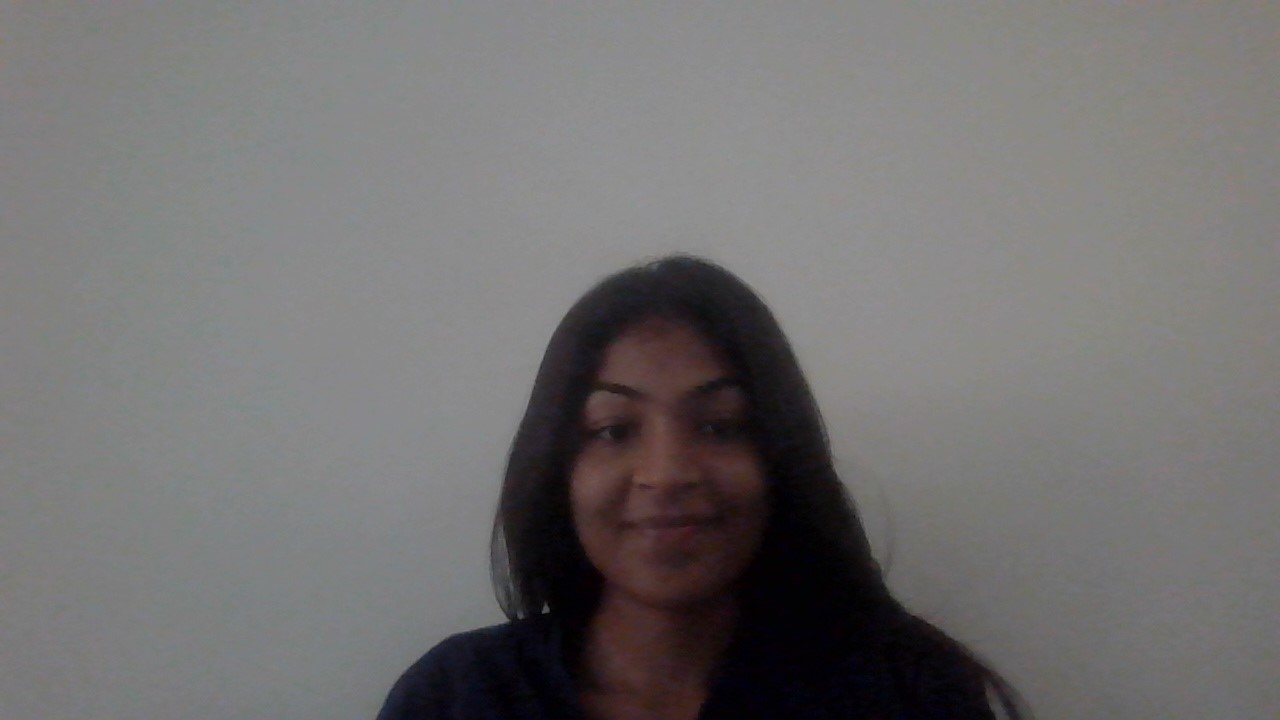
#> input picture FOSIP/me1.jpg, 1280 x 720 px
$ python app7.py   (older library calls are emulated)
#> lines starting #> are read from the running program, lines starting #| are printed output that depends on the picture
import cv2
import numpy as np
import matplotlib.pyplot as plt

# Define the kernel for spatial filtering
kernel = np.ones((3, 3), np.float32) / 9.0  # Adjust coefficients as needed

def spatial_filtering_refresher(original_image):
    smoothed_image = cv2.filter2D(original_image, -1, kernel)
    return smoothed_image

def sharpening_spatial_filters(image):
    derivative1 = cv2.Sobel(image, cv2.CV_64F, 1, 0, ksize=3)
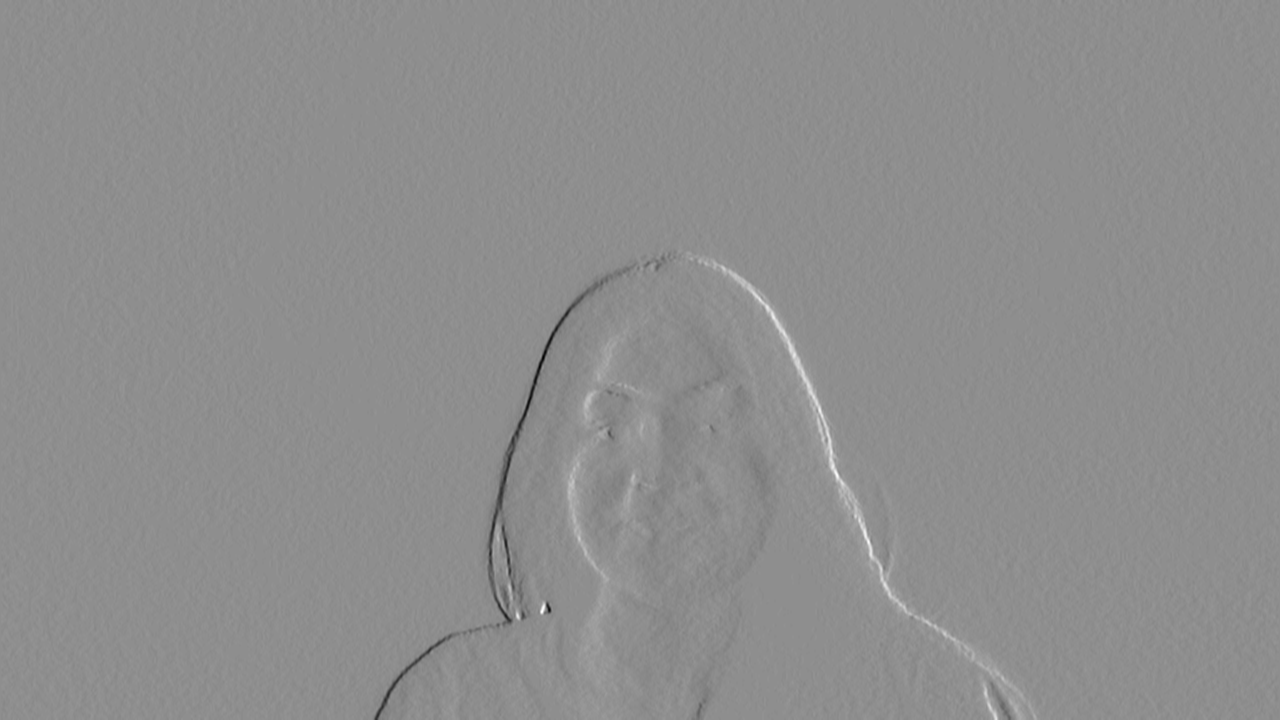
#> derivative1: shape (720, 1280) float64; min -197, max 156, mean 0; drawn with min black and max white
    laplacian = cv2.Laplacian(image, cv2.CV_64F)
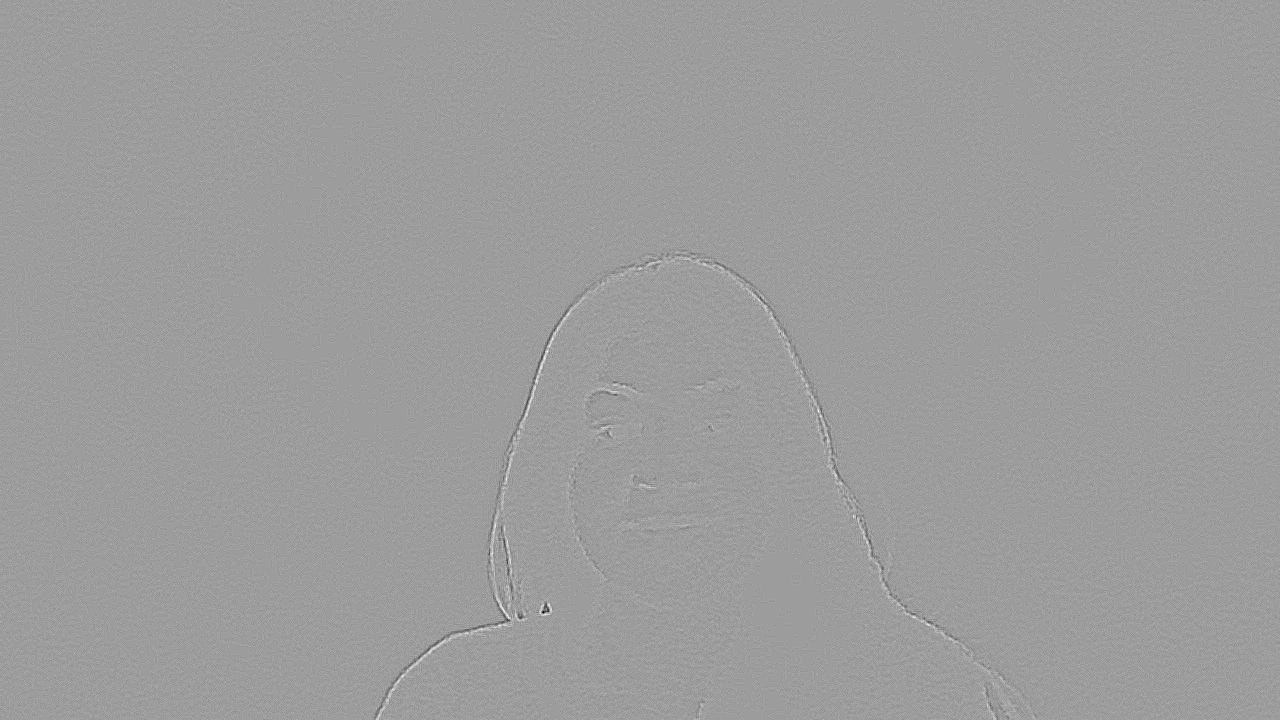
#> laplacian: shape (720, 1280) float64; min -32, max 20, mean 0.000111; drawn with min black and max white
    enhanced_image = laplacian + derivative1
    return enhanced_image

def sobel_filters(image):
    sobel_x = cv2.Sobel(image, cv2.CV_64F, 1, 0, ksize=3)
    sobel_y = cv2.Sobel(image, cv2.CV_64F, 0, 1, ksize=3)
    sobel_result = np.sqrt(sobel_x**2 + sobel_y**2)
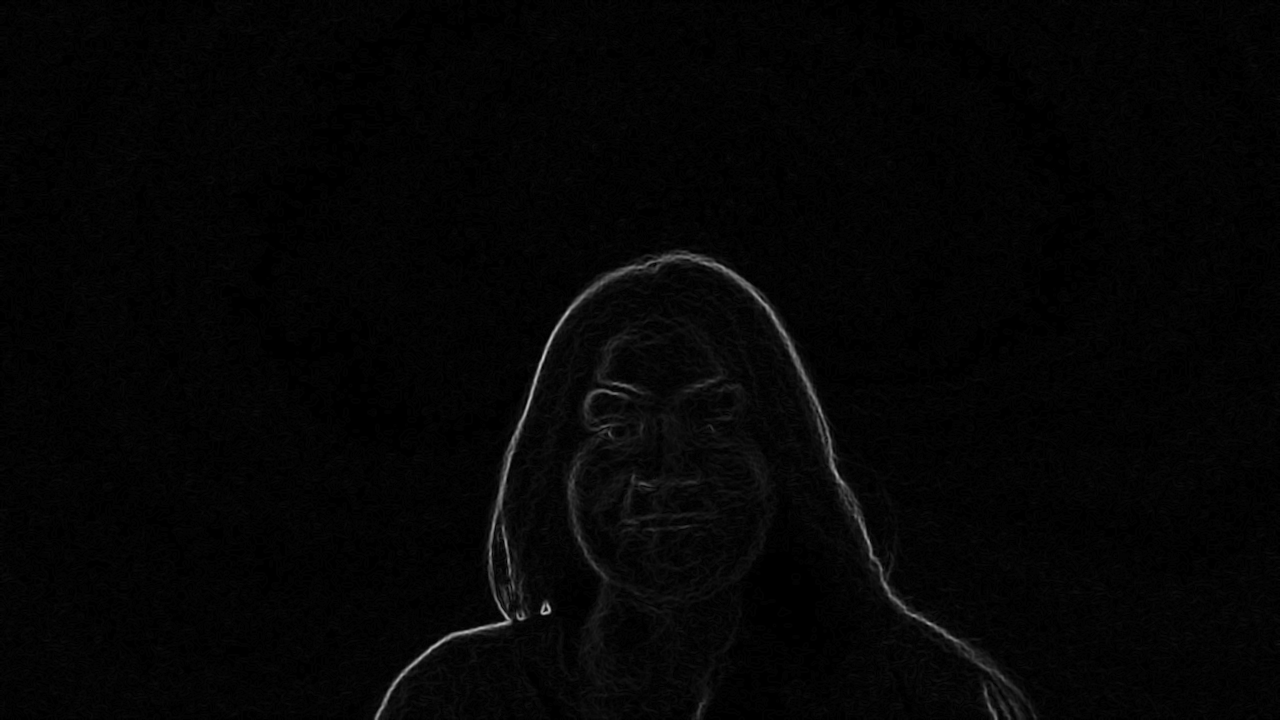
#> sobel_result: shape (720, 1280) float64; min 0, max 207.4, mean 4.9
    return sobel_result

def combine_spatial_enhancement_methods(laplacian_result, sobel_result):
    combined_result = laplacian_result - sobel_result
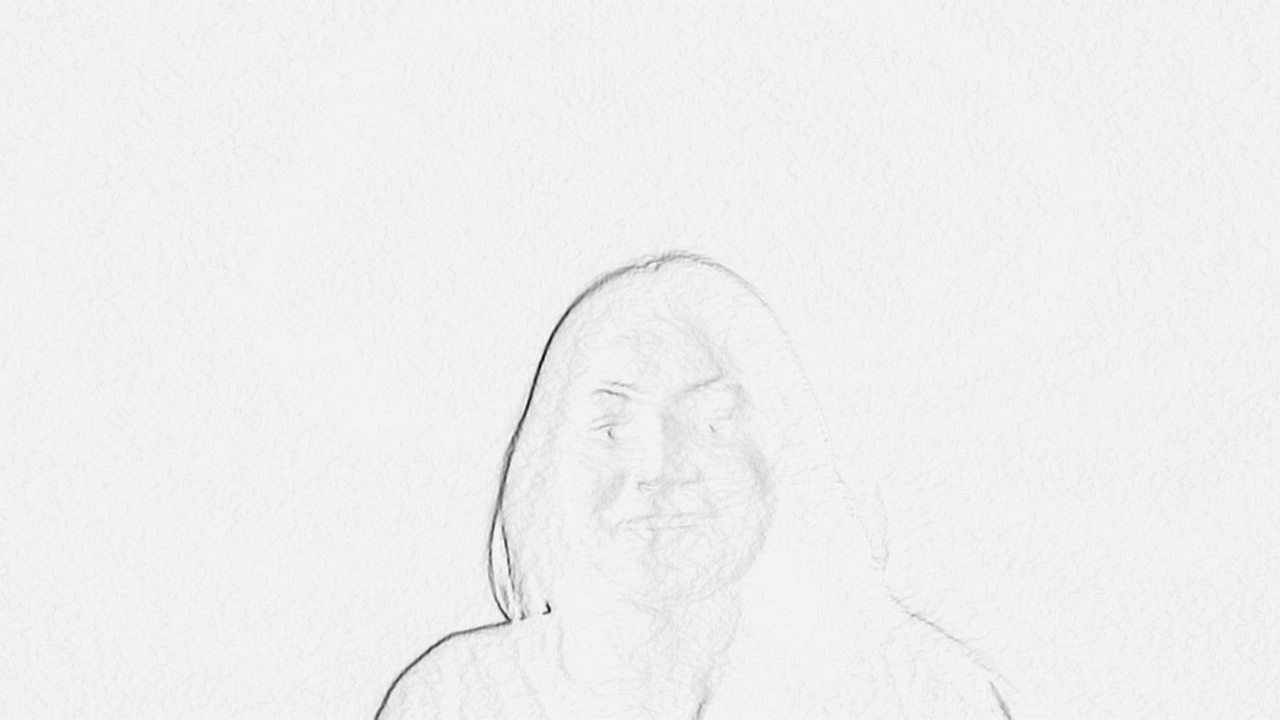
#> combined_result: shape (720, 1280) float64; min -402.4, max 18.49, mean -4.95; drawn with min black and max white
    return combined_result

# Load the original image
original_image = cv2.imread("me1.jpg", cv2.IMREAD_GRAYSCALE)

# Apply the spatial filtering refresher
smoothed_image = spatial_filtering_refresher(original_image)

# Apply sharpening spatial filters
enhanced_image = sharpening_spatial_filters(smoothed_image)

# Apply Sobel filters
sobel_result = sobel_filters(smoothed_image)

# Combine spatial enhancement methods
final_result = combine_spatial_enhancement_methods(enhanced_image, sobel_result)

# Display all images
plt.figure(figsize=(10, 8))

plt.subplot(2, 3, 1)
plt.title("Original Image")
plt.imshow(original_image, cmap="gray")

plt.subplot(2, 3, 2)
plt.title("Smoothed Image")
plt.imshow(smoothed_image, cmap="gray")

plt.subplot(2, 3, 3)
plt.title("Enhanced Image")
plt.imshow(enhanced_image, cmap="gray")

plt.subplot(2, 3, 4)
plt.title("Sobel Result")
plt.imshow(sobel_result, cmap="gray")

plt.subplot(2, 3, 5)
plt.title("Combined Result")
plt.imshow(final_result, cmap="gray")

plt.show()

$ run again, with FOSIP/me2.jpg copied over FOSIP/me1.jpg
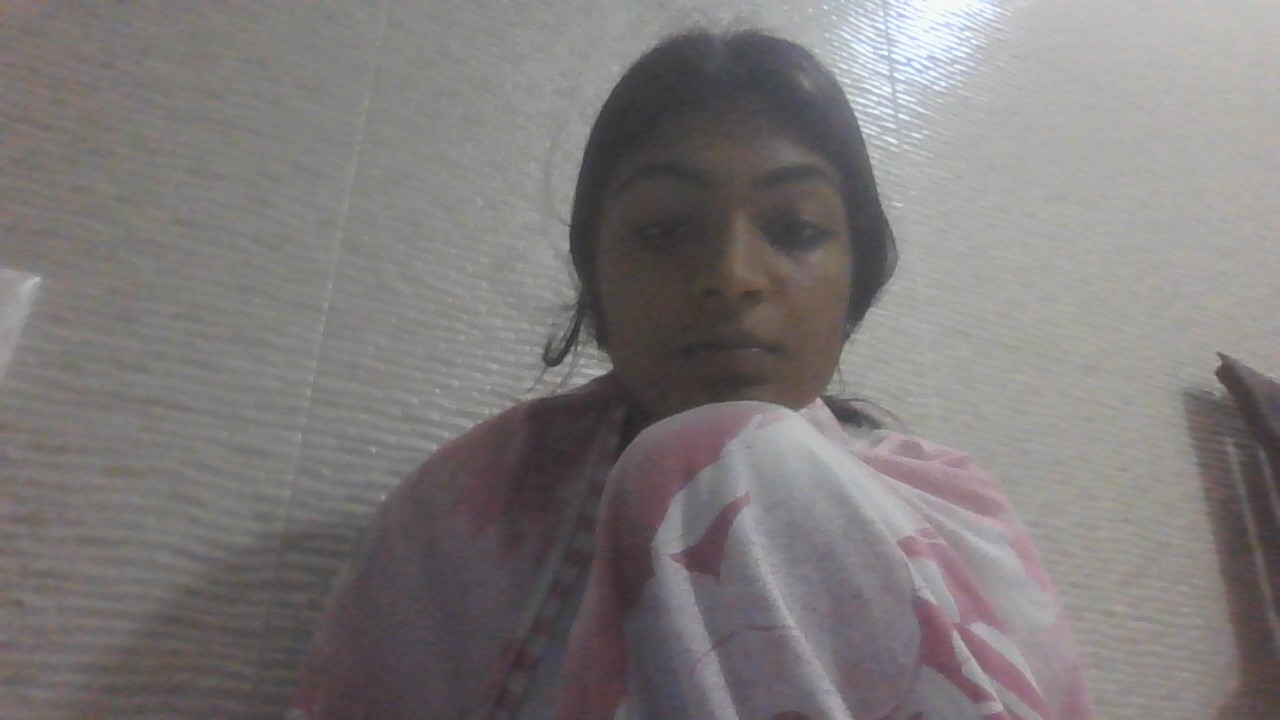
#> input picture FOSIP/me2.jpg, 1280 x 720 px
#> in sobel_filters, `sobel_result = np.sqrt(sobel_x**2 + sobel_y**2)`:
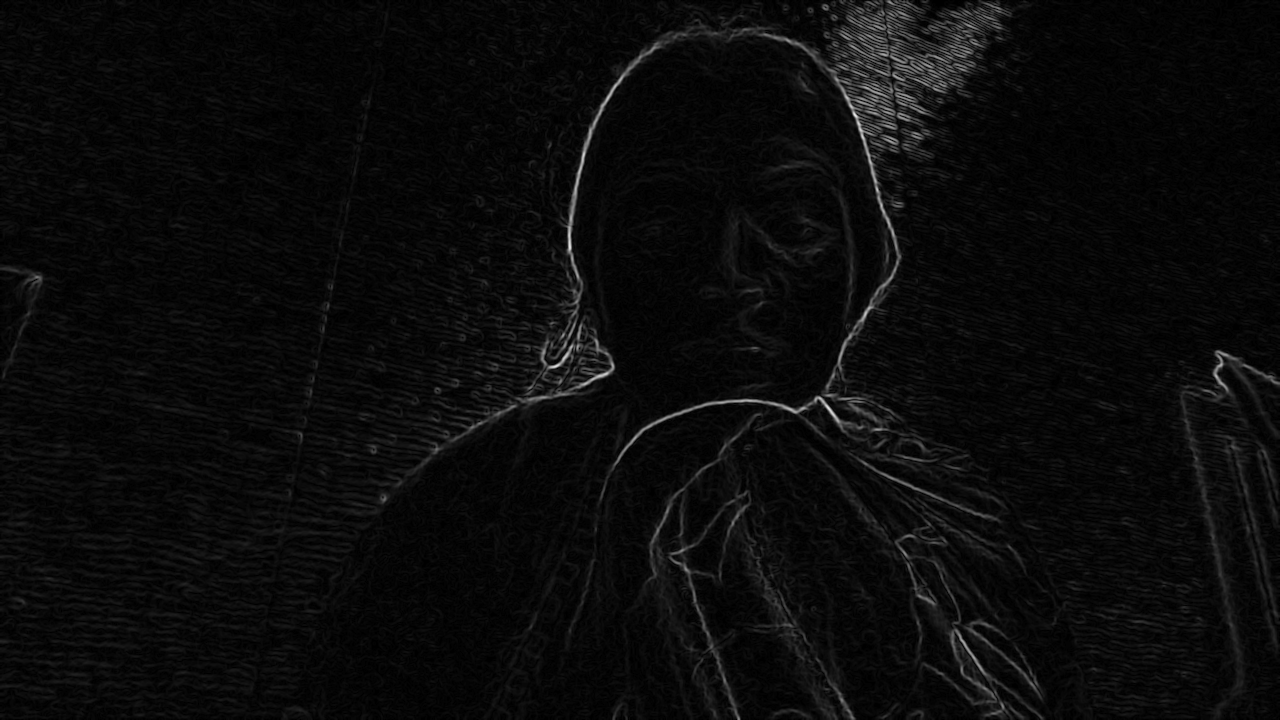
#> sobel_result: shape (720, 1280) float64; min 0, max 236.8, mean 10.9
#> in combine_spatial_enhancement_methods, `combined_result = laplacian_result - sobel_result`:
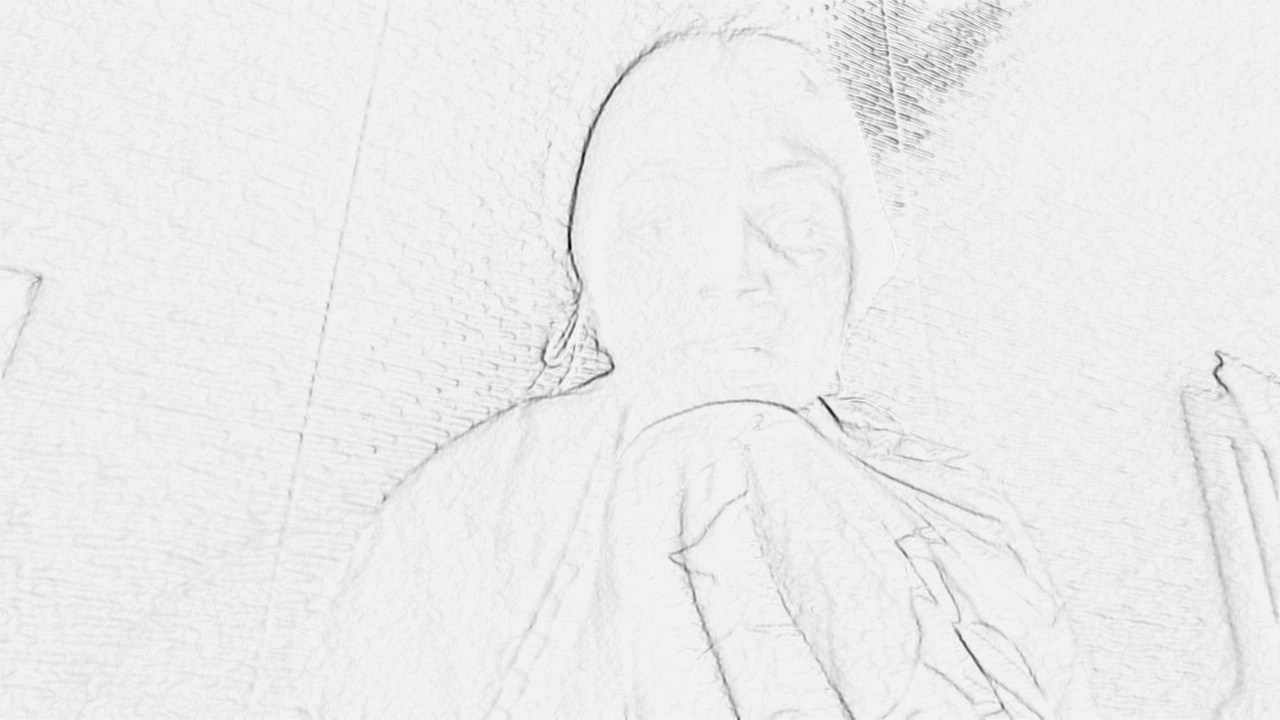
#> combined_result: shape (720, 1280) float64; min -454.3, max 23.17, mean -10.9; drawn with min black and max white

$ run again, with FOSIP/me3.jpg copied over FOSIP/me1.jpg
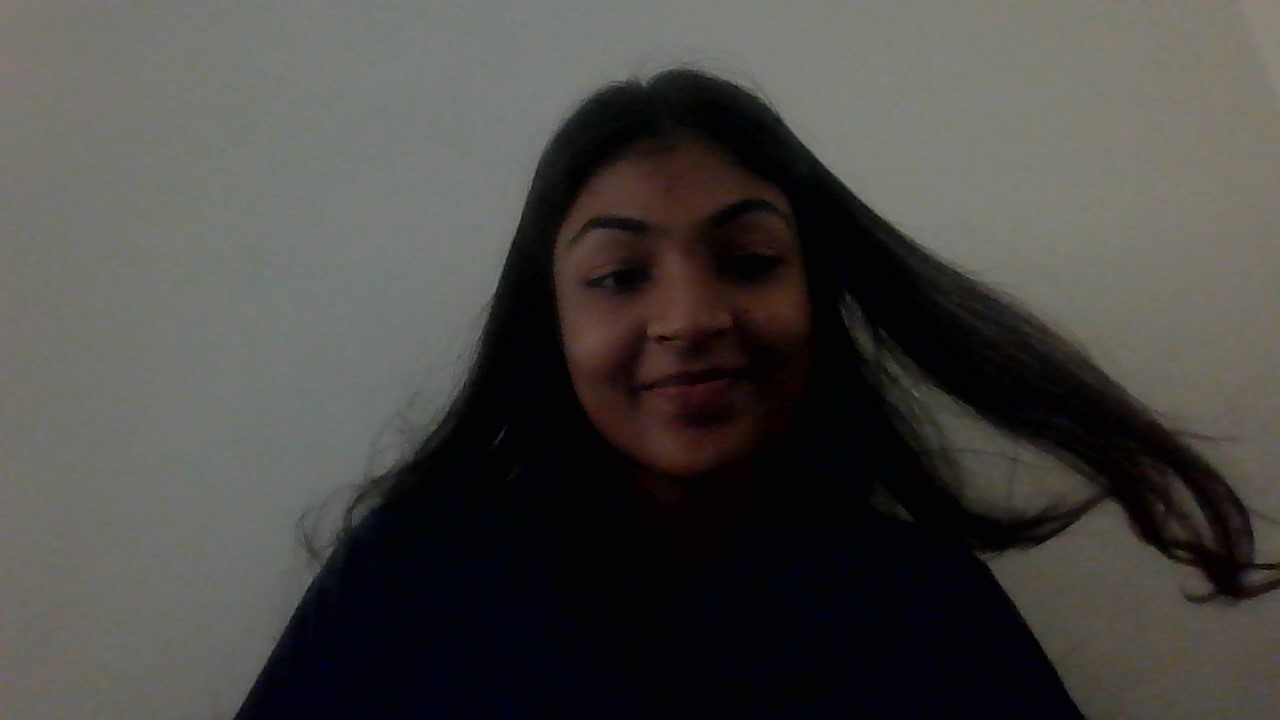
#> input picture FOSIP/me3.jpg, 1280 x 720 px
#> in sobel_filters, `sobel_result = np.sqrt(sobel_x**2 + sobel_y**2)`:
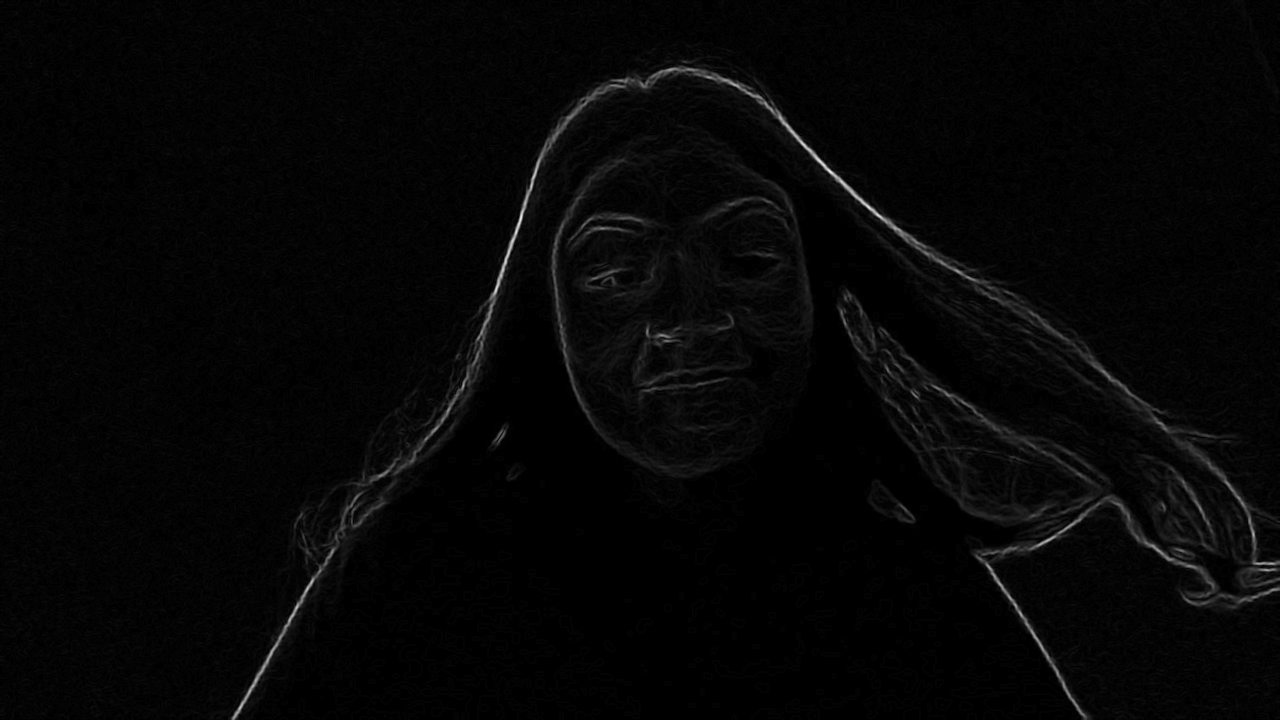
#> sobel_result: shape (720, 1280) float64; min 0, max 235, mean 6
#> in combine_spatial_enhancement_methods, `combined_result = laplacian_result - sobel_result`:
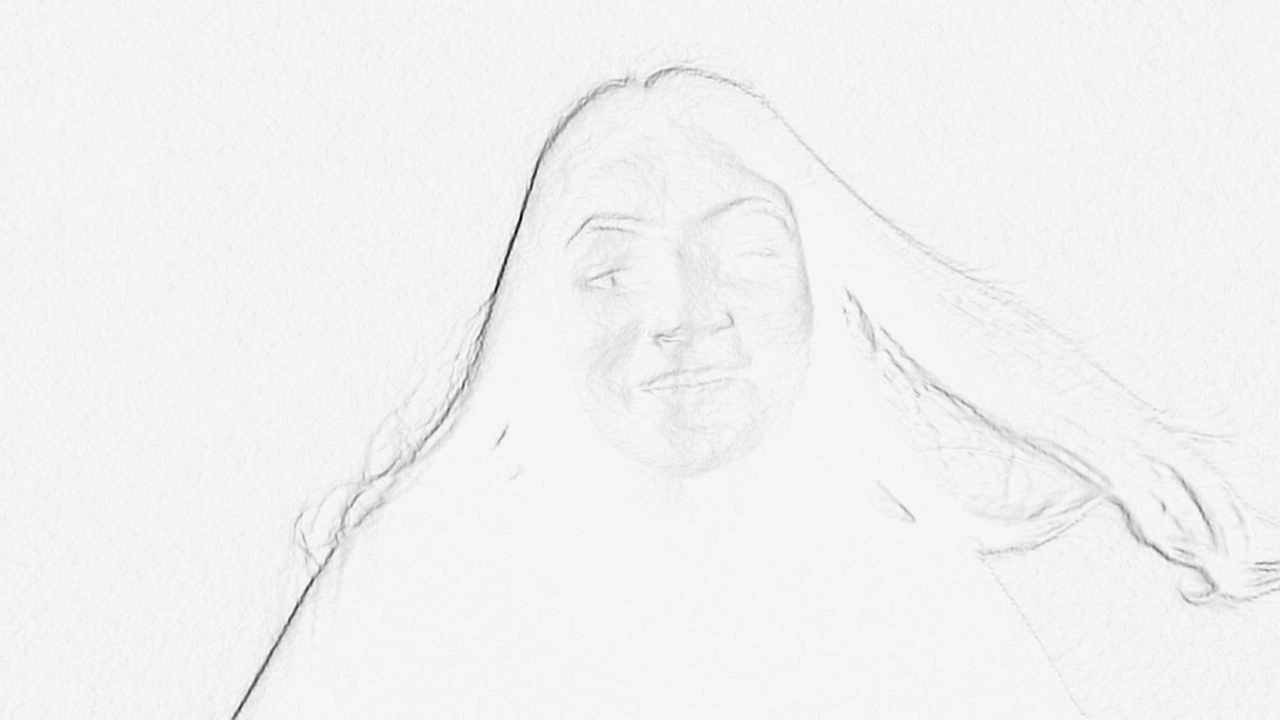
#> combined_result: shape (720, 1280) float64; min -459.5, max 16.46, mean -6.07; drawn with min black and max white
